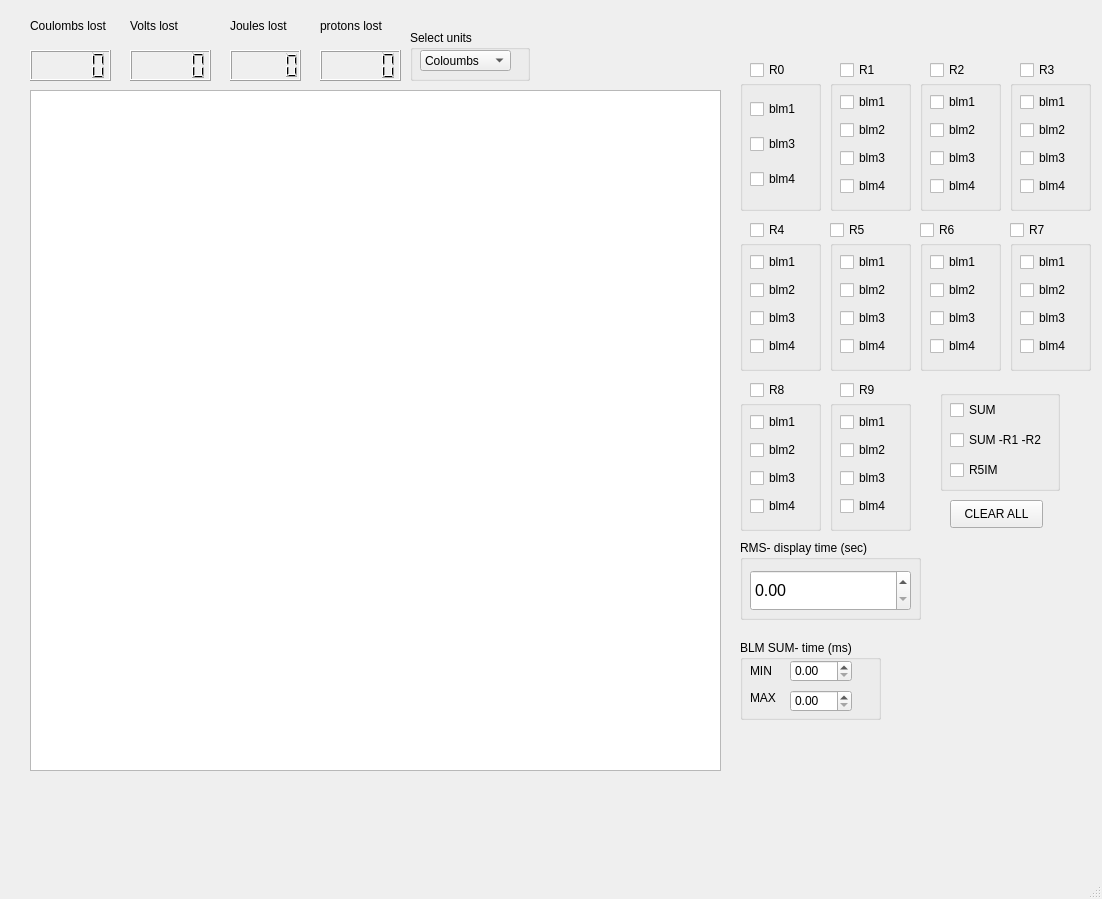
<?xml version="1.0" encoding="UTF-8"?>
<ui version="4.0">
 <class>MainWindow</class>
 <widget class="QMainWindow" name="MainWindow">
  <property name="geometry">
   <rect>
    <x>0</x>
    <y>0</y>
    <width>1102</width>
    <height>899</height>
   </rect>
  </property>
  <property name="windowTitle">
   <string>MainWindow</string>
  </property>
  <widget class="QWidget" name="centralwidget">
   <widget class="QLCDNumber" name="coulom_lcd">
    <property name="geometry">
     <rect>
      <x>30</x>
      <y>50</y>
      <width>81</width>
      <height>31</height>
     </rect>
    </property>
   </widget>
   <widget class="QLCDNumber" name="volt_lcd">
    <property name="geometry">
     <rect>
      <x>130</x>
      <y>50</y>
      <width>81</width>
      <height>31</height>
     </rect>
    </property>
   </widget>
   <widget class="QLCDNumber" name="joules_lcd">
    <property name="geometry">
     <rect>
      <x>230</x>
      <y>50</y>
      <width>71</width>
      <height>31</height>
     </rect>
    </property>
   </widget>
   <widget class="QLCDNumber" name="protons_lcd">
    <property name="geometry">
     <rect>
      <x>320</x>
      <y>50</y>
      <width>81</width>
      <height>31</height>
     </rect>
    </property>
   </widget>
   <widget class="QLabel" name="coulombs_label">
    <property name="geometry">
     <rect>
      <x>30</x>
      <y>10</y>
      <width>81</width>
      <height>31</height>
     </rect>
    </property>
    <property name="text">
     <string>Coulombs lost</string>
    </property>
   </widget>
   <widget class="QLabel" name="protons_lablel">
    <property name="geometry">
     <rect>
      <x>320</x>
      <y>10</y>
      <width>81</width>
      <height>31</height>
     </rect>
    </property>
    <property name="text">
     <string>protons lost</string>
    </property>
   </widget>
   <widget class="QLabel" name="joules_label">
    <property name="geometry">
     <rect>
      <x>230</x>
      <y>10</y>
      <width>81</width>
      <height>31</height>
     </rect>
    </property>
    <property name="text">
     <string>Joules lost</string>
    </property>
   </widget>
   <widget class="QLabel" name="volts_label">
    <property name="geometry">
     <rect>
      <x>130</x>
      <y>10</y>
      <width>81</width>
      <height>31</height>
     </rect>
    </property>
    <property name="text">
     <string>Volts lost</string>
    </property>
   </widget>
   <widget class="QGraphicsView" name="graphicsView">
    <property name="geometry">
     <rect>
      <x>30</x>
      <y>90</y>
      <width>691</width>
      <height>681</height>
     </rect>
    </property>
   </widget>
   <widget class="QCheckBox" name="R0">
    <property name="geometry">
     <rect>
      <x>750</x>
      <y>60</y>
      <width>51</width>
      <height>20</height>
     </rect>
    </property>
    <property name="text">
     <string>R0</string>
    </property>
   </widget>
   <widget class="QCheckBox" name="R2">
    <property name="geometry">
     <rect>
      <x>930</x>
      <y>60</y>
      <width>51</width>
      <height>20</height>
     </rect>
    </property>
    <property name="text">
     <string>R2</string>
    </property>
   </widget>
   <widget class="QCheckBox" name="R1">
    <property name="geometry">
     <rect>
      <x>840</x>
      <y>60</y>
      <width>51</width>
      <height>20</height>
     </rect>
    </property>
    <property name="text">
     <string>R1</string>
    </property>
   </widget>
   <widget class="QCheckBox" name="R9">
    <property name="geometry">
     <rect>
      <x>840</x>
      <y>380</y>
      <width>61</width>
      <height>20</height>
     </rect>
    </property>
    <property name="text">
     <string>R9</string>
    </property>
   </widget>
   <widget class="QCheckBox" name="R8">
    <property name="geometry">
     <rect>
      <x>750</x>
      <y>380</y>
      <width>61</width>
      <height>20</height>
     </rect>
    </property>
    <property name="text">
     <string>R8</string>
    </property>
   </widget>
   <widget class="QCheckBox" name="R6">
    <property name="geometry">
     <rect>
      <x>920</x>
      <y>220</y>
      <width>51</width>
      <height>20</height>
     </rect>
    </property>
    <property name="text">
     <string>R6</string>
    </property>
   </widget>
   <widget class="QCheckBox" name="R7">
    <property name="geometry">
     <rect>
      <x>1010</x>
      <y>220</y>
      <width>51</width>
      <height>20</height>
     </rect>
    </property>
    <property name="text">
     <string>R7</string>
    </property>
   </widget>
   <widget class="QCheckBox" name="R3">
    <property name="geometry">
     <rect>
      <x>1020</x>
      <y>60</y>
      <width>51</width>
      <height>20</height>
     </rect>
    </property>
    <property name="text">
     <string>R3</string>
    </property>
   </widget>
   <widget class="QCheckBox" name="R5">
    <property name="geometry">
     <rect>
      <x>830</x>
      <y>220</y>
      <width>51</width>
      <height>20</height>
     </rect>
    </property>
    <property name="text">
     <string>R5</string>
    </property>
   </widget>
   <widget class="QCheckBox" name="R4">
    <property name="geometry">
     <rect>
      <x>750</x>
      <y>220</y>
      <width>51</width>
      <height>20</height>
     </rect>
    </property>
    <property name="text">
     <string>R4</string>
    </property>
   </widget>
   <widget class="QGroupBox" name="groupBoxR2">
    <property name="geometry">
     <rect>
      <x>920</x>
      <y>80</y>
      <width>81</width>
      <height>131</height>
     </rect>
    </property>
    <property name="title">
     <string/>
    </property>
    <widget class="QWidget" name="verticalLayoutWidget_18">
     <property name="geometry">
      <rect>
       <x>10</x>
       <y>10</y>
       <width>61</width>
       <height>111</height>
      </rect>
     </property>
     <layout class="QVBoxLayout" name="verticalLayout_R2">
      <item>
       <widget class="QCheckBox" name="R2_BLM1">
        <property name="text">
         <string>blm1</string>
        </property>
       </widget>
      </item>
      <item>
       <widget class="QCheckBox" name="R2_BLM2">
        <property name="text">
         <string>blm2</string>
        </property>
       </widget>
      </item>
      <item>
       <widget class="QCheckBox" name="R2_BLM3">
        <property name="text">
         <string>blm3</string>
        </property>
       </widget>
      </item>
      <item>
       <widget class="QCheckBox" name="R2_BLM4">
        <property name="text">
         <string>blm4</string>
        </property>
       </widget>
      </item>
     </layout>
    </widget>
   </widget>
   <widget class="QGroupBox" name="groupBox_R0">
    <property name="geometry">
     <rect>
      <x>740</x>
      <y>80</y>
      <width>81</width>
      <height>131</height>
     </rect>
    </property>
    <property name="title">
     <string/>
    </property>
    <widget class="QWidget" name="verticalLayoutWidget_29">
     <property name="geometry">
      <rect>
       <x>10</x>
       <y>10</y>
       <width>61</width>
       <height>111</height>
      </rect>
     </property>
     <layout class="QVBoxLayout" name="verticalLayout_R0">
      <item>
       <widget class="QCheckBox" name="R0_BLM1">
        <property name="text">
         <string>blm1</string>
        </property>
       </widget>
      </item>
      <item>
       <widget class="QCheckBox" name="R0_BLM3">
        <property name="text">
         <string>blm3</string>
        </property>
       </widget>
      </item>
      <item>
       <widget class="QCheckBox" name="R0_BLM4">
        <property name="text">
         <string>blm4</string>
        </property>
       </widget>
      </item>
     </layout>
    </widget>
   </widget>
   <widget class="QGroupBox" name="groupBox_R1">
    <property name="geometry">
     <rect>
      <x>830</x>
      <y>80</y>
      <width>81</width>
      <height>131</height>
     </rect>
    </property>
    <property name="title">
     <string/>
    </property>
    <widget class="QWidget" name="verticalLayoutWidget_33">
     <property name="geometry">
      <rect>
       <x>10</x>
       <y>10</y>
       <width>61</width>
       <height>111</height>
      </rect>
     </property>
     <layout class="QVBoxLayout" name="verticalLayout_R1">
      <item>
       <widget class="QCheckBox" name="R1_BLM1">
        <property name="text">
         <string>blm1</string>
        </property>
       </widget>
      </item>
      <item>
       <widget class="QCheckBox" name="R1_BLM2">
        <property name="text">
         <string>blm2</string>
        </property>
       </widget>
      </item>
      <item>
       <widget class="QCheckBox" name="R1_BLM3">
        <property name="text">
         <string>blm3</string>
        </property>
       </widget>
      </item>
      <item>
       <widget class="QCheckBox" name="R1_BLM4">
        <property name="text">
         <string>blm4</string>
        </property>
       </widget>
      </item>
     </layout>
    </widget>
   </widget>
   <widget class="QGroupBox" name="groupBox_R3">
    <property name="geometry">
     <rect>
      <x>1010</x>
      <y>80</y>
      <width>81</width>
      <height>131</height>
     </rect>
    </property>
    <property name="title">
     <string/>
    </property>
    <widget class="QWidget" name="verticalLayoutWidget_21">
     <property name="geometry">
      <rect>
       <x>10</x>
       <y>10</y>
       <width>61</width>
       <height>111</height>
      </rect>
     </property>
     <layout class="QVBoxLayout" name="verticalLayout_R3">
      <item>
       <widget class="QCheckBox" name="R3_BLM1">
        <property name="text">
         <string>blm1</string>
        </property>
       </widget>
      </item>
      <item>
       <widget class="QCheckBox" name="R3_BLM2">
        <property name="text">
         <string>blm2</string>
        </property>
       </widget>
      </item>
      <item>
       <widget class="QCheckBox" name="R3_BLM3">
        <property name="text">
         <string>blm3</string>
        </property>
       </widget>
      </item>
      <item>
       <widget class="QCheckBox" name="R3_BLM4">
        <property name="text">
         <string>blm4</string>
        </property>
       </widget>
      </item>
     </layout>
    </widget>
   </widget>
   <widget class="QGroupBox" name="groupBox_R6">
    <property name="geometry">
     <rect>
      <x>920</x>
      <y>240</y>
      <width>81</width>
      <height>131</height>
     </rect>
    </property>
    <property name="title">
     <string/>
    </property>
    <widget class="QWidget" name="verticalLayoutWidget_30">
     <property name="geometry">
      <rect>
       <x>10</x>
       <y>10</y>
       <width>61</width>
       <height>111</height>
      </rect>
     </property>
     <layout class="QVBoxLayout" name="verticalLayout_R6">
      <item>
       <widget class="QCheckBox" name="R6_BLM1">
        <property name="text">
         <string>blm1</string>
        </property>
       </widget>
      </item>
      <item>
       <widget class="QCheckBox" name="R6_BLM2">
        <property name="text">
         <string>blm2</string>
        </property>
       </widget>
      </item>
      <item>
       <widget class="QCheckBox" name="R6_BLM3">
        <property name="text">
         <string>blm3</string>
        </property>
       </widget>
      </item>
      <item>
       <widget class="QCheckBox" name="R6_BLM4">
        <property name="text">
         <string>blm4</string>
        </property>
       </widget>
      </item>
     </layout>
    </widget>
   </widget>
   <widget class="QGroupBox" name="groupBox_R4">
    <property name="geometry">
     <rect>
      <x>740</x>
      <y>240</y>
      <width>81</width>
      <height>131</height>
     </rect>
    </property>
    <property name="title">
     <string/>
    </property>
    <widget class="QWidget" name="verticalLayoutWidget_34">
     <property name="geometry">
      <rect>
       <x>10</x>
       <y>10</y>
       <width>61</width>
       <height>111</height>
      </rect>
     </property>
     <layout class="QVBoxLayout" name="verticalLayout_R4">
      <item>
       <widget class="QCheckBox" name="R4_BLM1">
        <property name="text">
         <string>blm1</string>
        </property>
       </widget>
      </item>
      <item>
       <widget class="QCheckBox" name="R4_BLM2">
        <property name="text">
         <string>blm2</string>
        </property>
       </widget>
      </item>
      <item>
       <widget class="QCheckBox" name="R4_BLM3">
        <property name="text">
         <string>blm3</string>
        </property>
       </widget>
      </item>
      <item>
       <widget class="QCheckBox" name="R4_BLM4">
        <property name="text">
         <string>blm4</string>
        </property>
       </widget>
      </item>
     </layout>
    </widget>
   </widget>
   <widget class="QGroupBox" name="groupBox_R5">
    <property name="geometry">
     <rect>
      <x>830</x>
      <y>240</y>
      <width>81</width>
      <height>131</height>
     </rect>
    </property>
    <property name="title">
     <string/>
    </property>
    <widget class="QWidget" name="verticalLayoutWidget_37">
     <property name="geometry">
      <rect>
       <x>10</x>
       <y>10</y>
       <width>61</width>
       <height>111</height>
      </rect>
     </property>
     <layout class="QVBoxLayout" name="verticalLayout_R5">
      <item>
       <widget class="QCheckBox" name="R5_BLM1">
        <property name="text">
         <string>blm1</string>
        </property>
       </widget>
      </item>
      <item>
       <widget class="QCheckBox" name="R5_BLM2">
        <property name="text">
         <string>blm2</string>
        </property>
       </widget>
      </item>
      <item>
       <widget class="QCheckBox" name="R5_BLM3">
        <property name="text">
         <string>blm3</string>
        </property>
       </widget>
      </item>
      <item>
       <widget class="QCheckBox" name="R5_BLM4">
        <property name="text">
         <string>blm4</string>
        </property>
       </widget>
      </item>
     </layout>
    </widget>
   </widget>
   <widget class="QGroupBox" name="groupBox_R7">
    <property name="geometry">
     <rect>
      <x>1010</x>
      <y>240</y>
      <width>81</width>
      <height>131</height>
     </rect>
    </property>
    <property name="title">
     <string/>
    </property>
    <widget class="QWidget" name="verticalLayoutWidget_39">
     <property name="geometry">
      <rect>
       <x>10</x>
       <y>10</y>
       <width>61</width>
       <height>111</height>
      </rect>
     </property>
     <layout class="QVBoxLayout" name="verticalLayout_R7">
      <item>
       <widget class="QCheckBox" name="R7_BLM1">
        <property name="text">
         <string>blm1</string>
        </property>
       </widget>
      </item>
      <item>
       <widget class="QCheckBox" name="R7_BLM2">
        <property name="text">
         <string>blm2</string>
        </property>
       </widget>
      </item>
      <item>
       <widget class="QCheckBox" name="R7_BLM3">
        <property name="text">
         <string>blm3</string>
        </property>
       </widget>
      </item>
      <item>
       <widget class="QCheckBox" name="R7_BLM4">
        <property name="text">
         <string>blm4</string>
        </property>
       </widget>
      </item>
     </layout>
    </widget>
   </widget>
   <widget class="QGroupBox" name="groupBox_R8">
    <property name="geometry">
     <rect>
      <x>740</x>
      <y>400</y>
      <width>81</width>
      <height>131</height>
     </rect>
    </property>
    <property name="title">
     <string/>
    </property>
    <widget class="QWidget" name="verticalLayoutWidget_43">
     <property name="geometry">
      <rect>
       <x>10</x>
       <y>10</y>
       <width>61</width>
       <height>111</height>
      </rect>
     </property>
     <layout class="QVBoxLayout" name="verticalLayout_R8">
      <item>
       <widget class="QCheckBox" name="R8_BLM1">
        <property name="text">
         <string>blm1</string>
        </property>
       </widget>
      </item>
      <item>
       <widget class="QCheckBox" name="R8_BLM2">
        <property name="text">
         <string>blm2</string>
        </property>
       </widget>
      </item>
      <item>
       <widget class="QCheckBox" name="R8_BLM3">
        <property name="text">
         <string>blm3</string>
        </property>
       </widget>
      </item>
      <item>
       <widget class="QCheckBox" name="R8_BLM4">
        <property name="text">
         <string>blm4</string>
        </property>
       </widget>
      </item>
     </layout>
    </widget>
   </widget>
   <widget class="QGroupBox" name="groupBox_R9">
    <property name="geometry">
     <rect>
      <x>830</x>
      <y>400</y>
      <width>81</width>
      <height>131</height>
     </rect>
    </property>
    <property name="title">
     <string/>
    </property>
    <widget class="QWidget" name="verticalLayoutWidget_45">
     <property name="geometry">
      <rect>
       <x>10</x>
       <y>10</y>
       <width>61</width>
       <height>111</height>
      </rect>
     </property>
     <layout class="QVBoxLayout" name="verticalLayout_R9">
      <item>
       <widget class="QCheckBox" name="R9_BLM1">
        <property name="text">
         <string>blm1</string>
        </property>
       </widget>
      </item>
      <item>
       <widget class="QCheckBox" name="R9_BLM2">
        <property name="text">
         <string>blm2</string>
        </property>
       </widget>
      </item>
      <item>
       <widget class="QCheckBox" name="R9_BLM3">
        <property name="text">
         <string>blm3</string>
        </property>
       </widget>
      </item>
      <item>
       <widget class="QCheckBox" name="R9_BLM4">
        <property name="text">
         <string>blm4</string>
        </property>
       </widget>
      </item>
     </layout>
    </widget>
   </widget>
   <widget class="QPushButton" name="clear_all">
    <property name="geometry">
     <rect>
      <x>950</x>
      <y>500</y>
      <width>93</width>
      <height>28</height>
     </rect>
    </property>
    <property name="text">
     <string>CLEAR ALL</string>
    </property>
   </widget>
   <widget class="QGroupBox" name="groupBox">
    <property name="geometry">
     <rect>
      <x>740</x>
      <y>640</y>
      <width>141</width>
      <height>80</height>
     </rect>
    </property>
    <property name="title">
     <string>BLM SUM- time (ms)</string>
    </property>
    <widget class="QLabel" name="label_3">
     <property name="geometry">
      <rect>
       <x>10</x>
       <y>20</y>
       <width>31</width>
       <height>21</height>
      </rect>
     </property>
     <property name="text">
      <string>MIN</string>
     </property>
    </widget>
    <widget class="QLabel" name="label_4">
     <property name="geometry">
      <rect>
       <x>10</x>
       <y>50</y>
       <width>31</width>
       <height>16</height>
      </rect>
     </property>
     <property name="text">
      <string>MAX</string>
     </property>
    </widget>
    <widget class="QDoubleSpinBox" name="blm_sum_min_time">
     <property name="geometry">
      <rect>
       <x>50</x>
       <y>20</y>
       <width>62</width>
       <height>22</height>
      </rect>
     </property>
     <property name="maximum">
      <double>500.000000000000000</double>
     </property>
    </widget>
    <widget class="QDoubleSpinBox" name="blm_sum_max_time">
     <property name="geometry">
      <rect>
       <x>50</x>
       <y>50</y>
       <width>62</width>
       <height>22</height>
      </rect>
     </property>
     <property name="maximum">
      <double>500.000000000000000</double>
     </property>
    </widget>
   </widget>
   <widget class="QGroupBox" name="groupBox_2">
    <property name="geometry">
     <rect>
      <x>410</x>
      <y>30</y>
      <width>120</width>
      <height>51</height>
     </rect>
    </property>
    <property name="title">
     <string>Select units</string>
    </property>
    <widget class="QComboBox" name="comboBox">
     <property name="geometry">
      <rect>
       <x>10</x>
       <y>20</y>
       <width>91</width>
       <height>21</height>
      </rect>
     </property>
     <item>
      <property name="text">
       <string>Coloumbs</string>
      </property>
     </item>
     <item>
      <property name="text">
       <string>Joules</string>
      </property>
     </item>
     <item>
      <property name="text">
       <string>Volts</string>
      </property>
     </item>
     <item>
      <property name="text">
       <string>Protons</string>
      </property>
     </item>
    </widget>
   </widget>
   <widget class="QGroupBox" name="groupBox_3">
    <property name="geometry">
     <rect>
      <x>940</x>
      <y>390</y>
      <width>120</width>
      <height>101</height>
     </rect>
    </property>
    <property name="title">
     <string/>
    </property>
    <widget class="QCheckBox" name="SUM">
     <property name="geometry">
      <rect>
       <x>10</x>
       <y>10</y>
       <width>81</width>
       <height>20</height>
      </rect>
     </property>
     <property name="text">
      <string>SUM</string>
     </property>
    </widget>
    <widget class="QCheckBox" name="SUM_MINUS_R1_R2">
     <property name="geometry">
      <rect>
       <x>10</x>
       <y>40</y>
       <width>101</width>
       <height>20</height>
      </rect>
     </property>
     <property name="text">
      <string>SUM -R1 -R2</string>
     </property>
    </widget>
    <widget class="QCheckBox" name="checkBox">
     <property name="geometry">
      <rect>
       <x>10</x>
       <y>70</y>
       <width>81</width>
       <height>20</height>
      </rect>
     </property>
     <property name="text">
      <string>R5IM</string>
     </property>
    </widget>
   </widget>
   <widget class="QGroupBox" name="groupBox_5">
    <property name="geometry">
     <rect>
      <x>740</x>
      <y>540</y>
      <width>181</width>
      <height>80</height>
     </rect>
    </property>
    <property name="title">
     <string>RMS- display time (sec)</string>
    </property>
    <widget class="QDoubleSpinBox" name="N_time">
     <property name="geometry">
      <rect>
       <x>10</x>
       <y>30</y>
       <width>161</width>
       <height>41</height>
      </rect>
     </property>
     <property name="font">
      <font>
       <pointsize>12</pointsize>
      </font>
     </property>
     <property name="maximum">
      <double>500.000000000000000</double>
     </property>
    </widget>
   </widget>
  </widget>
  <widget class="QMenuBar" name="menubar">
   <property name="geometry">
    <rect>
     <x>0</x>
     <y>0</y>
     <width>1102</width>
     <height>26</height>
    </rect>
   </property>
  </widget>
  <widget class="QStatusBar" name="statusbar"/>
 </widget>
 <resources/>
 <connections/>
</ui>
